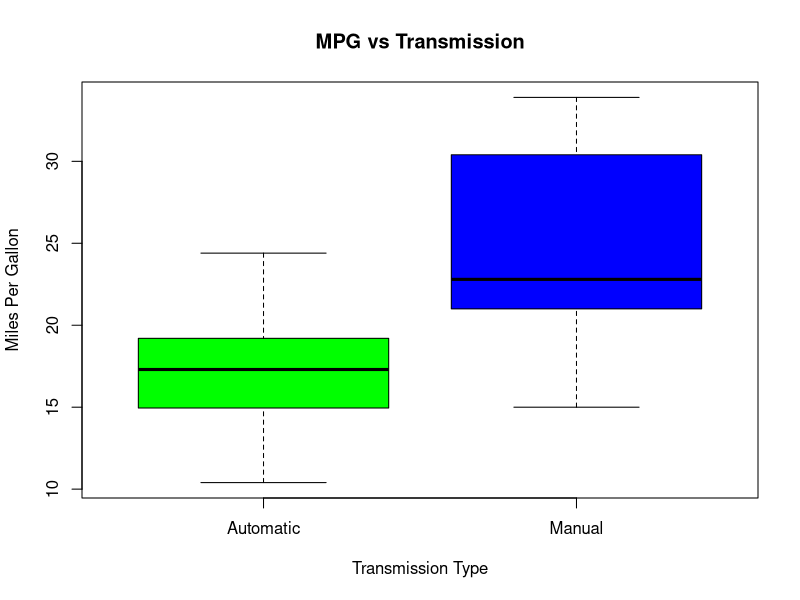
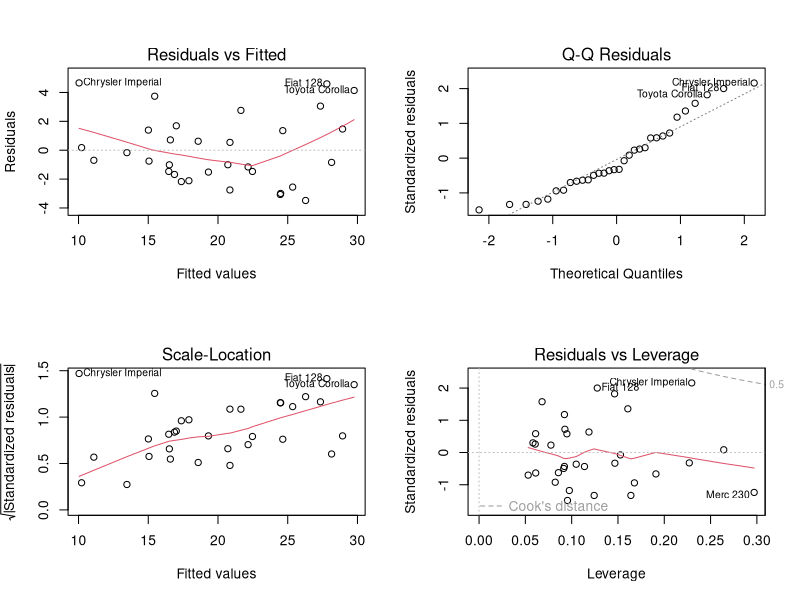

The R script that drew these images, in order:
## ---- chunk 1
require(ggplot2) #import ggplot library
## ---- chunk 2
data(mtcars) #load mtcars data
str(mtcars) #checkout the variables in mtcars
## ---- chunk 3
mtcars2 <- mtcars
mtcars2$cyl <- factor(mtcars$cyl)
mtcars2$vs <- factor(mtcars$vs)
mtcars2$gear <- factor(mtcars$gear)
mtcars2$carb <- factor(mtcars$carb)
mtcars2$am <- factor(mtcars$am,labels=c('Automatic','Manual'))
## ---- chunk 4
corCars <- cor(mtcars) #form correlation matrix
round(corCars[,1]^2,2) #display first row, squared
## ---- chunk 5
fit0 <- lm(mpg ~ am, mtcars2) #our starting model
fit1 <- lm(mpg ~ ., mtcars2) #our full model
fit2 <- step(fit0, scope=list(upper=fit1),direction="both",trace=0) #create the best fit
summary(fit2)
## ---- chunk 6
summary(round(hatvalues(fit2),3))
## ---- chunk 7
boxplot(mpg ~ am, data = mtcars2, col = (c("green","blue")), main="MPG vs Transmission", ylab = "Miles Per Gallon", xlab = "Transmission Type")
## ---- chunk 8
summary(fit2)
## ---- chunk 9
par(mfrow=c(2, 2))
plot(fit2)
